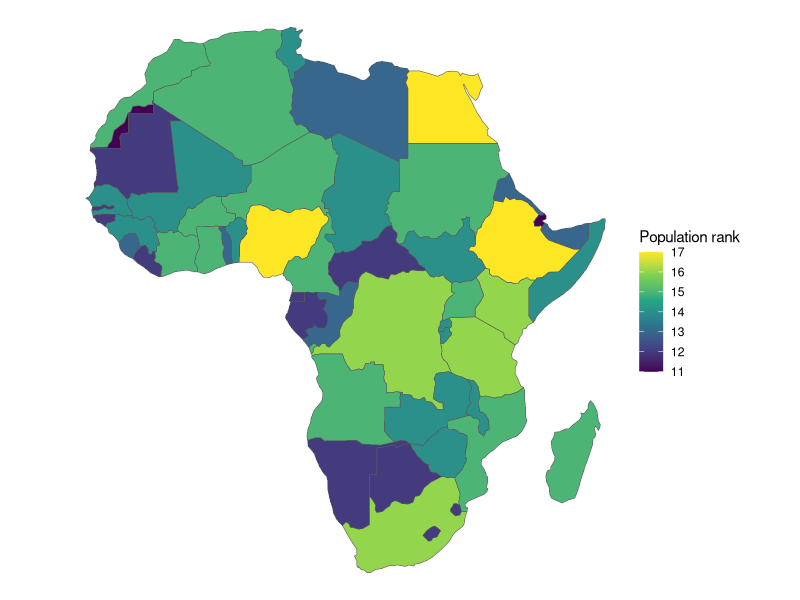

Write R code to recreate this figure.
library(ggplot2)
library(rnaturalearth)

cloropleth <- function(data, fill, legend_title) {
graph <- ggplot() + geom_sf(data=data, aes(fill = fill)) +
    theme_void() + scale_fill_viridis_c(option="viridis")
graph$labels$fill <- legend_title
return(graph)
}


test <- ne_countries(scale=110, type="countries", continent="africa")
# print(cloropleth(test, test$name_len, "Name Length"))
# print(test)
print(cloropleth(test, test$pop_rank, "Population rank"))
